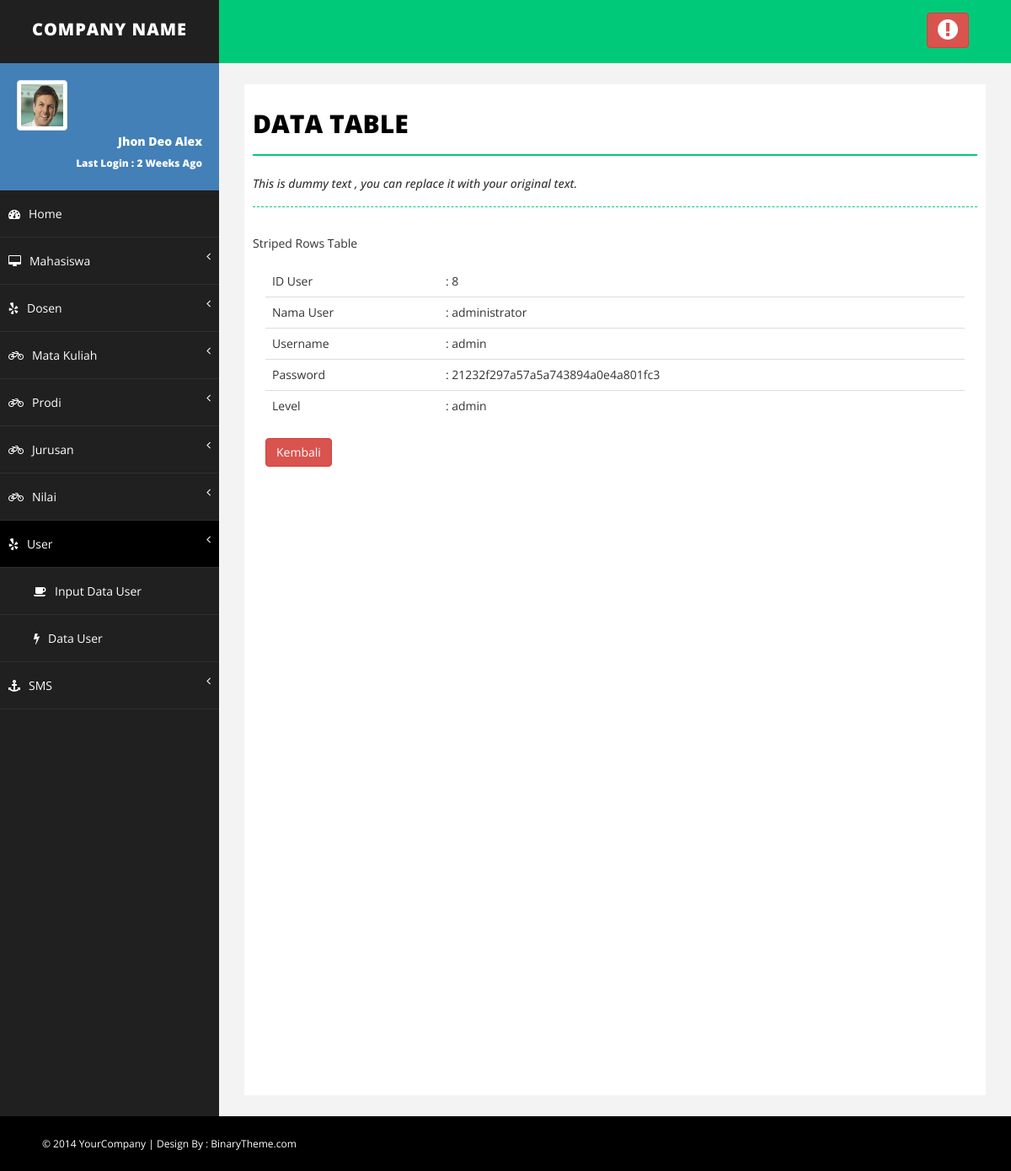
The page /detail_data_user.php?id=8 (signed in) on the database its author committed.
### tables this page shows
CREATE TABLE IF NOT EXISTS `t_user` (
  `id_user` int(10) NOT NULL AUTO_INCREMENT,
  `nama_user` varchar(25) NOT NULL,
  `username` varchar(25) NOT NULL,
  `password` varchar(200) NOT NULL,
  `level` enum('admin','dosen','mahasiswa') NOT NULL,
  PRIMARY KEY (`id_user`)
);

### detail_data_user.php (the view, shortened to what this page needs)
<?php
if($_SESSION['admin']!=""){
?>
<!DOCTYPE html>
<html xmlns="http://www.w3.org/1999/xhtml">
<head>
    <link href="assets/css/bootstrap.css" rel="stylesheet" />
    <link href="assets/css/font-awesome.css" rel="stylesheet" />
    <link href="assets/css/basic.css" rel="stylesheet" />
    <link href="assets/css/custom.css" rel="stylesheet" />
</head>
<body>
    <div id="wrapper">
        <nav class="navbar navbar-default navbar-cls-top " role="navigation" style="margin-bottom: 0">
            <div class="navbar-header">
                <a class="navbar-brand" href="index.html">COMPANY NAME</a>
            </div>
            <div class="header-right">
                <a href="logout.php" class="btn btn-danger" title="Logout"><i class="fa fa-exclamation-circle fa-2x"></i></a>
            </div>
        </nav>
        <nav class="navbar-default navbar-side" role="navigation">
            <div class="sidebar-collapse">
                <ul class="nav" id="main-menu">
                    <li>
                        <div class="user-img-div">
                            <img src="assets/img/user.png" class="img-thumbnail" />
                            <div class="inner-text">
                                Jhon Deo Alex
                            <br />
                                <small>Last Login : 2 Weeks Ago </small>
                            </div>
                        </div>
                    </li>
                    <li>
                        <a href="index.php"><i class="fa fa-dashboard "></i>Home</a>
                    </li>
                    <li>
                        <a href="#"><i class="fa fa-desktop "></i>Mahasiswa <span class="fa arrow"></span></a>
                    </li>
                     <li>
                        <a href="#"><i class="fa fa-yelp "></i>Dosen <span class="fa arrow"></span></a>
                    </li>
					<li>
                        <a href="#"><i class="fa fa-bicycle "></i>Mata Kuliah <span class="fa arrow"></span></a>
                    </li>
					<li>
                        <a href="#"><i class="fa fa-bicycle "></i>Prodi<span class="fa arrow"></span></a>
                    </li>
					<li>
                        <a href="#"><i class="fa fa-bicycle "></i>Jurusan <span class="fa arrow"></span></a>
                    </li>
					<li>
                        <a href="#"><i class="fa fa-bicycle "></i>Nilai <span class="fa arrow"></span></a>
                    </li>
					<li>
                    <a href="#" class="active-menu-top"><i class="fa fa-yelp "></i>User <span class="fa arrow"></span></a>
                         <ul class="nav nav-second-level collapse in">
                            <li>
                                <a href="input_data_user.php"><i class="fa fa-coffee"></i>Input Data User</a>
                            </li>
                            <li>
                                <a href="show_data_user.php"><i class="fa fa-flash "></i>Data User</a>
                            </li>
                        </ul>
                    </li>
					<li>
                        <a href="#.php"><i class="fa fa-anchor "></i>SMS<span class="fa arrow"></span></a>
                    </li>
                </ul>
            </div>
        </nav>
        <div id="page-wrapper">
            <div id="page-inner">
                <div class="row">
                    <div class="col-md-12">
                        <h1 class="page-head-line">Data Table</h1>
                        <h1 class="page-subhead-line">This is dummy text , you can replace it with your original text. </h1>
                    </div>
                </div>
							<?php
									$id = $_GET['id'];
									$tampil=mysql_query("SELECT * FROM t_user WHERE id_user='$id'");
									$data=mysql_fetch_array($tampil);
									?>
                            Striped Rows Table
                            <div class="panel-body">
                            <div class="table-responsive">
                                <table class="table table-striped">
                                    <thead>
										<tr>
                                        <td>ID User</td>
										<td>: <?php echo"$data[id_user]";?></td>
										</tr>
										<tr>
                                        <td>Nama User</td>
										<td>: <?php echo"$data[nama_user]";?></td>
										</tr>
										<tr>
                                        <td>Username</td>
										<td>: <?php echo"$data[username]";?></td>
										</tr>
										<tr>
                                        <td>Password</td>
										<td>: <?php echo"$data[password]";?></td>
										</tr>
										<tr>
                                        <td>Level</td>
										<td>: <?php echo"$data[level]";?></td>
										</tr>
                                    </thead>
                                </table>
								<input type="button" value="Kembali" onclick="history.back(-1)" class="btn btn-danger">
                            </div>
                        </div>
                    </div>
            </div>
        </div>
    <div id="footer-sec">
        &copy; 2014 YourCompany | Design By : <a href="http://www.binarytheme.com/" target="_blank">BinaryTheme.com</a>
    </div>
</body>
</html>
<?php
	}else{
		header("location: login.php");
	}
?>

### assets/css/basic.css (style rules this page uses)
body { font-family: 'Open Sans', sans-serif; line-height:25px; }
#wrapper { width: 100%; background: #202020; }
#page-wrapper { padding: 15px 15px; min-height: 600px; background: #F3F3F3; }
#page-inner { width: 100%; margin: 10px 20px 10px 0px; background-color: #fff!important; padding: 10px; min-height: 1200px; }
.page-head-line { font-size: 30px; text-transform: uppercase; color: #000; font-weight: 800; padding-bottom: 20px; border-bottom: 2px solid #00CA79; margin-bottom: 10px; }
.page-subhead-line { font-size: 14px; padding-top: 5px; padding-bottom: 20px; font-style:italic; margin-bottom:30px; border-bottom:1px dashed #00CA79; }
.navbar-cls-top .navbar-brand { color: #fff; background: #202020; width: 260px; text-align: center; height: 75px; font-size: 20px; letter-spacing: 1px; font-weight: 900; padding-top: 25px; text-transform:uppercase; }
.header-right { color: #fff; padding: 15px 50px 5px 50px; float: right; font-size: 16px; }
.user-img-div { min-height: 140px; padding: 20px; background-color: #4380B8; }
.user-img-div img { max-height: 60px; }
.user-img-div .inner-text { text-align: right; position: relative; color: #fff; font-weight: 800; line-height: 25px; }
.active-menu-top { background-color: #000!important; }
.arrow { float: right; }
.fa.arrow:before { content: "\f104"; }
.nav-second-level li, .nav-third-level li { border-bottom: none !important; }
.nav-second-level li a { padding-left: 37px; }
.sidebar-collapse, .sidebar-collapse .nav { background: none; }
.sidebar-collapse .nav { padding: 0; }
.sidebar-collapse .nav > li > a { color: #fff; background: #202020; text-shadow: none; padding: 15px 40px; border-bottom: 1px solid #2F2E31; }
.sidebar-collapse > .nav > li > a { padding: 15px 10px; }
.nav-second-level > li:last-child > a:after, .nav-third-level > li:last-child > a:after { height: 50%; }
.navbar-side { border: none; background-color: #202020; }
.navbar-cls-top { background: #00CA79; border-bottom: none; }
.navbar-default { border: 0px solid black; }
.navbar-header { background: #000000; }
.nav > li > a > i { margin-right: 10px; }
#footer-sec { background-color:#000; padding:20px 50px; color:#fff; font-size:12px; }
#footer-sec a { color:#fff; }
@media (min-width:768px) { #page-wrapper { margin: 0 0 0 260px; padding: 15px 30px; min-height: 1200px; } }
@media (min-width:768px) { .navbar-side { z-index: 1; position: absolute; width: 260px; } }
@media (min-width:768px) { .navbar { border-radius: 0px; } }

### rows shown on the page
t_user: id_user "8", nama_user "administrator", username "admin", password "21232f297a57a5a743894a0e4a801fc3", level "admin"
